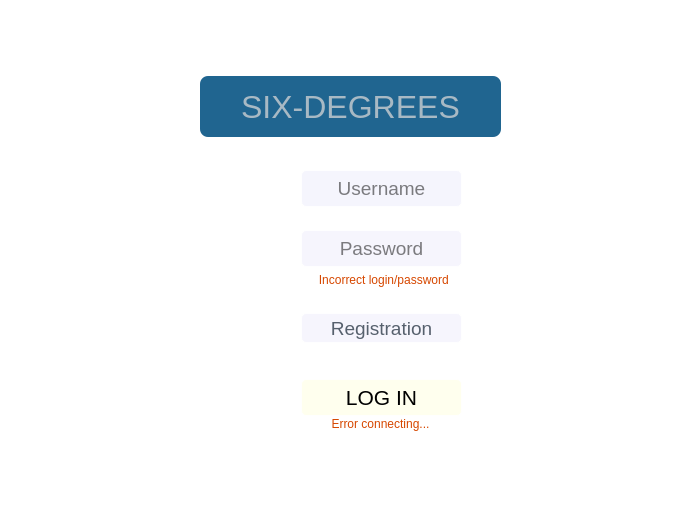
<?xml version="1.0" encoding="UTF-8"?>
<ui version="4.0">
 <class>Authorization</class>
 <widget class="QWidget" name="Authorization">
  <property name="geometry">
   <rect>
    <x>0</x>
    <y>0</y>
    <width>700</width>
    <height>511</height>
   </rect>
  </property>
  <property name="windowTitle">
   <string notr="true">Whisper - LogIn</string>
  </property>
  <property name="windowIcon">
   <iconset resource="resource.qrc">
    <normaloff>:/Icons/Resource/Icon/ic_LOGO_64.png</normaloff>:/Icons/Resource/Icon/ic_LOGO_64.png</iconset>
  </property>
  <property name="styleSheet">
   <string notr="true">background-color: rgb(255, 255, 255);</string>
  </property>
  <widget class="QPushButton" name="log_in">
   <property name="geometry">
    <rect>
     <x>301</x>
     <y>379</y>
     <width>161</width>
     <height>37</height>
    </rect>
   </property>
   <property name="sizePolicy">
    <sizepolicy hsizetype="Fixed" vsizetype="Fixed">
     <horstretch>0</horstretch>
     <verstretch>0</verstretch>
    </sizepolicy>
   </property>
   <property name="font">
    <font>
     <pointsize>16</pointsize>
    </font>
   </property>
   <property name="styleSheet">
    <string notr="true">border-radius: 5px;
background-color: rgb(255,255, 200,80);
border-width: 1px;
     border-style: solid;
     border-color:  rgb(255, 255, 255, 200);</string>
   </property>
   <property name="text">
    <string>LOG IN</string>
   </property>
   <property name="iconSize">
    <size>
     <width>30</width>
     <height>30</height>
    </size>
   </property>
   <property name="autoDefault">
    <bool>false</bool>
   </property>
   <property name="default">
    <bool>false</bool>
   </property>
   <property name="flat">
    <bool>false</bool>
   </property>
  </widget>
  <widget class="QLabel" name="label_3">
   <property name="geometry">
    <rect>
     <x>0</x>
     <y>20</y>
     <width>701</width>
     <height>491</height>
    </rect>
   </property>
   <property name="text">
    <string/>
   </property>
   <property name="pixmap">
    <pixmap resource="resource.qrc">:/Other/Resource/background.jpg</pixmap>
   </property>
   <property name="scaledContents">
    <bool>true</bool>
   </property>
   <property name="wordWrap">
    <bool>false</bool>
   </property>
  </widget>
  <widget class="QLabel" name="label_4">
   <property name="geometry">
    <rect>
     <x>200</x>
     <y>137</y>
     <width>301</width>
     <height>221</height>
    </rect>
   </property>
   <property name="styleSheet">
    <string notr="true">background-color: rgba(255, 255, 255,140);
border-radius: 8px;
</string>
   </property>
   <property name="text">
    <string/>
   </property>
  </widget>
  <widget class="QLineEdit" name="username_enter">
   <property name="geometry">
    <rect>
     <x>301</x>
     <y>170</y>
     <width>161</width>
     <height>37</height>
    </rect>
   </property>
   <property name="font">
    <font>
     <pointsize>14</pointsize>
    </font>
   </property>
   <property name="focusPolicy">
    <enum>Qt::StrongFocus</enum>
   </property>
   <property name="styleSheet">
    <string notr="true">border-radius: 5px;
background-color: rgb(0, 0, 200,10);
border-width: 1px;
     border-style: solid;
     border-color:  rgb(255, 255, 255, 200);</string>
   </property>
   <property name="maxLength">
    <number>14</number>
   </property>
   <property name="frame">
    <bool>true</bool>
   </property>
   <property name="alignment">
    <set>Qt::AlignCenter</set>
   </property>
   <property name="placeholderText">
    <string>Username</string>
   </property>
  </widget>
  <widget class="QLineEdit" name="pass_enter">
   <property name="geometry">
    <rect>
     <x>301</x>
     <y>230</y>
     <width>161</width>
     <height>37</height>
    </rect>
   </property>
   <property name="font">
    <font>
     <pointsize>14</pointsize>
    </font>
   </property>
   <property name="styleSheet">
    <string notr="true">border-radius: 5px;
background-color: rgb(22, 0, 200,10);
border-width: 1px;
     border-style: solid;
     border-color:  rgb(255, 255, 255, 200);</string>
   </property>
   <property name="maxLength">
    <number>14</number>
   </property>
   <property name="alignment">
    <set>Qt::AlignCenter</set>
   </property>
   <property name="placeholderText">
    <string>Password</string>
   </property>
  </widget>
  <widget class="QLabel" name="label">
   <property name="geometry">
    <rect>
     <x>200</x>
     <y>86</y>
     <width>301</width>
     <height>41</height>
    </rect>
   </property>
   <property name="font">
    <font>
     <family>Lucida Grande</family>
     <pointsize>24</pointsize>
     <italic>false</italic>
     <bold>false</bold>
    </font>
   </property>
   <property name="styleSheet">
    <string notr="true">border-radius: 5px;
background-color: rgb(255, 255, 255,0);
color: rgb(168, 185, 196);</string>
   </property>
   <property name="text">
    <string>SIX-DEGREES</string>
   </property>
   <property name="alignment">
    <set>Qt::AlignCenter</set>
   </property>
  </widget>
  <widget class="QCheckBox" name="checkBox">
   <property name="geometry">
    <rect>
     <x>220</x>
     <y>370</y>
     <width>81</width>
     <height>31</height>
    </rect>
   </property>
   <property name="styleSheet">
    <string notr="true">border-radius: 5px;
background-color: rgb(204, 224, 251, 50);
</string>
   </property>
   <property name="text">
    <string>Remember</string>
   </property>
  </widget>
  <widget class="QLabel" name="label_6">
   <property name="geometry">
    <rect>
     <x>200</x>
     <y>76</y>
     <width>301</width>
     <height>61</height>
    </rect>
   </property>
   <property name="styleSheet">
    <string notr="true">
background-color: rgb(32, 101, 144);
border-radius: 8px;
</string>
   </property>
   <property name="text">
    <string/>
   </property>
  </widget>
  <widget class="QLabel" name="label_5">
   <property name="geometry">
    <rect>
     <x>245</x>
     <y>170</y>
     <width>32</width>
     <height>32</height>
    </rect>
   </property>
   <property name="styleSheet">
    <string notr="true">background-color: rgb(255,255, 255,0);</string>
   </property>
   <property name="text">
    <string/>
   </property>
   <property name="pixmap">
    <pixmap resource="resource.qrc">:/Icons/Resource/Icon/ic_username.png</pixmap>
   </property>
   <property name="scaledContents">
    <bool>true</bool>
   </property>
  </widget>
  <widget class="QLabel" name="label_7">
   <property name="geometry">
    <rect>
     <x>245</x>
     <y>230</y>
     <width>32</width>
     <height>32</height>
    </rect>
   </property>
   <property name="styleSheet">
    <string notr="true">background-color: rgb(255,255, 255,0);</string>
   </property>
   <property name="text">
    <string/>
   </property>
   <property name="pixmap">
    <pixmap resource="resource.qrc">:/Icons/Resource/Icon/ic_password.png</pixmap>
   </property>
   <property name="scaledContents">
    <bool>true</bool>
   </property>
  </widget>
  <widget class="QLabel" name="label_8">
   <property name="geometry">
    <rect>
     <x>200</x>
     <y>358</y>
     <width>301</width>
     <height>80</height>
    </rect>
   </property>
   <property name="styleSheet">
    <string notr="true">border-radius: 68px;</string>
   </property>
   <property name="text">
    <string/>
   </property>
   <property name="pixmap">
    <pixmap resource="resource.qrc">:/Other/Resource/botton.jpg</pixmap>
   </property>
   <property name="scaledContents">
    <bool>true</bool>
   </property>
  </widget>
  <widget class="QLabel" name="label_2">
   <property name="geometry">
    <rect>
     <x>245</x>
     <y>312</y>
     <width>32</width>
     <height>32</height>
    </rect>
   </property>
   <property name="styleSheet">
    <string notr="true">background-color: rgb(255,255, 255,0);
color: rgb(255, 170, 255);</string>
   </property>
   <property name="text">
    <string/>
   </property>
   <property name="pixmap">
    <pixmap resource="resource.qrc">:/Icons/Resource/Icon/ic_register.png</pixmap>
   </property>
   <property name="scaledContents">
    <bool>true</bool>
   </property>
  </widget>
  <widget class="QPushButton" name="reg_button">
   <property name="geometry">
    <rect>
     <x>301</x>
     <y>313</y>
     <width>161</width>
     <height>30</height>
    </rect>
   </property>
   <property name="font">
    <font>
     <pointsize>14</pointsize>
    </font>
   </property>
   <property name="styleSheet">
    <string notr="true">border-radius: 5px;
background-color: rgb(22, 0, 200,10);
border-width: 1px;
     border-style: solid;
     border-color:  rgb(255, 255, 255, 200);
color: rgb(86, 96, 109);</string>
   </property>
   <property name="text">
    <string>Registration</string>
   </property>
  </widget>
  <widget class="QLabel" name="error_label">
   <property name="geometry">
    <rect>
     <x>300</x>
     <y>270</y>
     <width>161</width>
     <height>20</height>
    </rect>
   </property>
   <property name="styleSheet">
    <string notr="true">background-color: rgb(255, 255, 255, 0);
color: rgb(214, 71, 0);</string>
   </property>
   <property name="text">
    <string>  Incorrect login/password</string>
   </property>
   <property name="alignment">
    <set>Qt::AlignCenter</set>
   </property>
  </widget>
  <widget class="QLabel" name="errorconnect_label">
   <property name="geometry">
    <rect>
     <x>300</x>
     <y>416</y>
     <width>161</width>
     <height>16</height>
    </rect>
   </property>
   <property name="styleSheet">
    <string notr="true">background-color: rgb(255, 255, 255, 0);
color: rgb(214, 71, 0);</string>
   </property>
   <property name="text">
    <string>Error connecting...</string>
   </property>
   <property name="alignment">
    <set>Qt::AlignCenter</set>
   </property>
  </widget>
  <widget class="QLabel" name="label_9">
   <property name="geometry">
    <rect>
     <x>0</x>
     <y>0</y>
     <width>701</width>
     <height>21</height>
    </rect>
   </property>
   <property name="text">
    <string/>
   </property>
   <property name="pixmap">
    <pixmap resource="resource.qrc">:/Other/Resource/header.jpg</pixmap>
   </property>
   <property name="scaledContents">
    <bool>true</bool>
   </property>
  </widget>
  <widget class="QPushButton" name="close_window">
   <property name="geometry">
    <rect>
     <x>670</x>
     <y>3</y>
     <width>21</width>
     <height>18</height>
    </rect>
   </property>
   <property name="text">
    <string/>
   </property>
   <property name="icon">
    <iconset resource="resource.qrc">
     <normaloff>:/Icons/Resource/Icon/ic_close_brown.png</normaloff>:/Icons/Resource/Icon/ic_close_brown.png</iconset>
   </property>
   <property name="flat">
    <bool>true</bool>
   </property>
  </widget>
  <widget class="QPushButton" name="turn_window">
   <property name="geometry">
    <rect>
     <x>636</x>
     <y>0</y>
     <width>21</width>
     <height>21</height>
    </rect>
   </property>
   <property name="text">
    <string/>
   </property>
   <property name="icon">
    <iconset resource="resource.qrc">
     <normaloff>:/Icons/Resource/Icon/ic_turn_brown.png</normaloff>:/Icons/Resource/Icon/ic_turn_brown.png</iconset>
   </property>
   <property name="flat">
    <bool>true</bool>
   </property>
  </widget>
  <widget class="QLabel" name="label_10">
   <property name="geometry">
    <rect>
     <x>240</x>
     <y>380</y>
     <width>37</width>
     <height>37</height>
    </rect>
   </property>
   <property name="styleSheet">
    <string notr="true">background-color: rgb(255,255, 255,0);
color: rgb(255, 170, 255);</string>
   </property>
   <property name="text">
    <string/>
   </property>
   <property name="pixmap">
    <pixmap resource="resource.qrc">:/Icons/Resource/Icon/ic_login.png</pixmap>
   </property>
   <property name="scaledContents">
    <bool>true</bool>
   </property>
  </widget>
  <zorder>checkBox</zorder>
  <zorder>label_3</zorder>
  <zorder>label_4</zorder>
  <zorder>username_enter</zorder>
  <zorder>pass_enter</zorder>
  <zorder>label_6</zorder>
  <zorder>label</zorder>
  <zorder>label_7</zorder>
  <zorder>label_5</zorder>
  <zorder>label_8</zorder>
  <zorder>log_in</zorder>
  <zorder>label_2</zorder>
  <zorder>reg_button</zorder>
  <zorder>error_label</zorder>
  <zorder>errorconnect_label</zorder>
  <zorder>label_9</zorder>
  <zorder>close_window</zorder>
  <zorder>turn_window</zorder>
  <zorder>label_10</zorder>
 </widget>
 <resources>
  <include location="resource.qrc"/>
 </resources>
 <connections/>
</ui>
